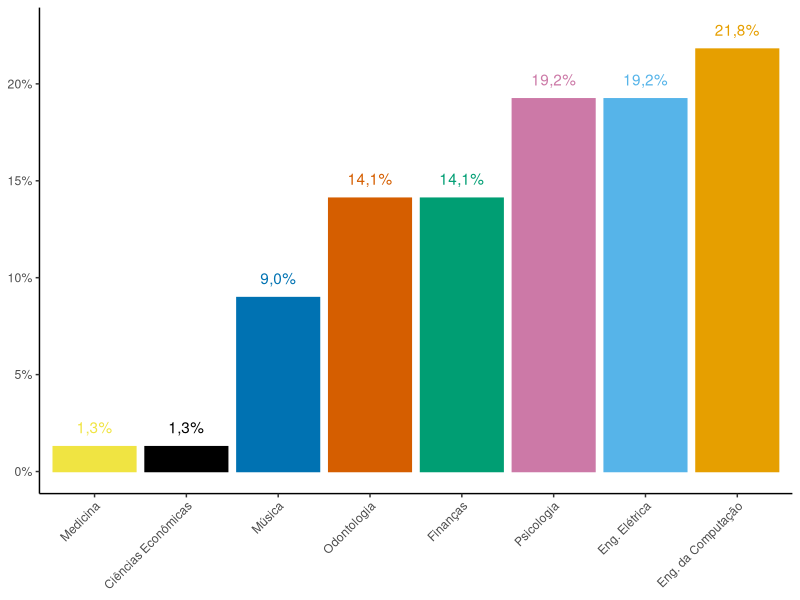

Write the R code that produced this figure.
## ---- chunk 1
library(tidyverse)
library(scales)
library(ggthemes)
## ---- chunk 2
#| label: fig-cursos
#| fig-cap: Respondentes para desenvolvimento do aplicativo
#| fig-align: center
#| out-width: 70%

df <- tribble(
  ~curso,
  rep("Medicina", 1),
  rep("Música", 7),
  rep("Odontologia", 11),
  rep("Psicologia", 15),
  rep("Ciências Econômicas", 1),
  rep("Eng. da Computação", 17),
  rep("Eng. Elétrica", 15),
  rep("Finanças", 11)
) |> 
  unnest(cols = "curso")

df |> 
  ggplot(
    aes(fct_infreq(curso) |> fct_rev(), 
        y = after_stat(count/sum(count)),
        color = curso,
        fill = curso)
  ) +
  geom_bar() +
  labs(
    y = NULL,
    x = NULL
  ) + 
  geom_text(aes(label = percent(after_stat(count/sum(count)), 
                                0.1, decimal.mark = ",")),
            stat = "count",
            nudge_y = 0.01) +
  scale_y_continuous(
    labels = percent_format()
  ) +
  scale_color_colorblind() +
  scale_fill_colorblind() +
  theme_classic() + 
  theme(
    legend.position = "none",
    axis.text.x = element_text(angle = 45, hjus = 1)
    ) 
